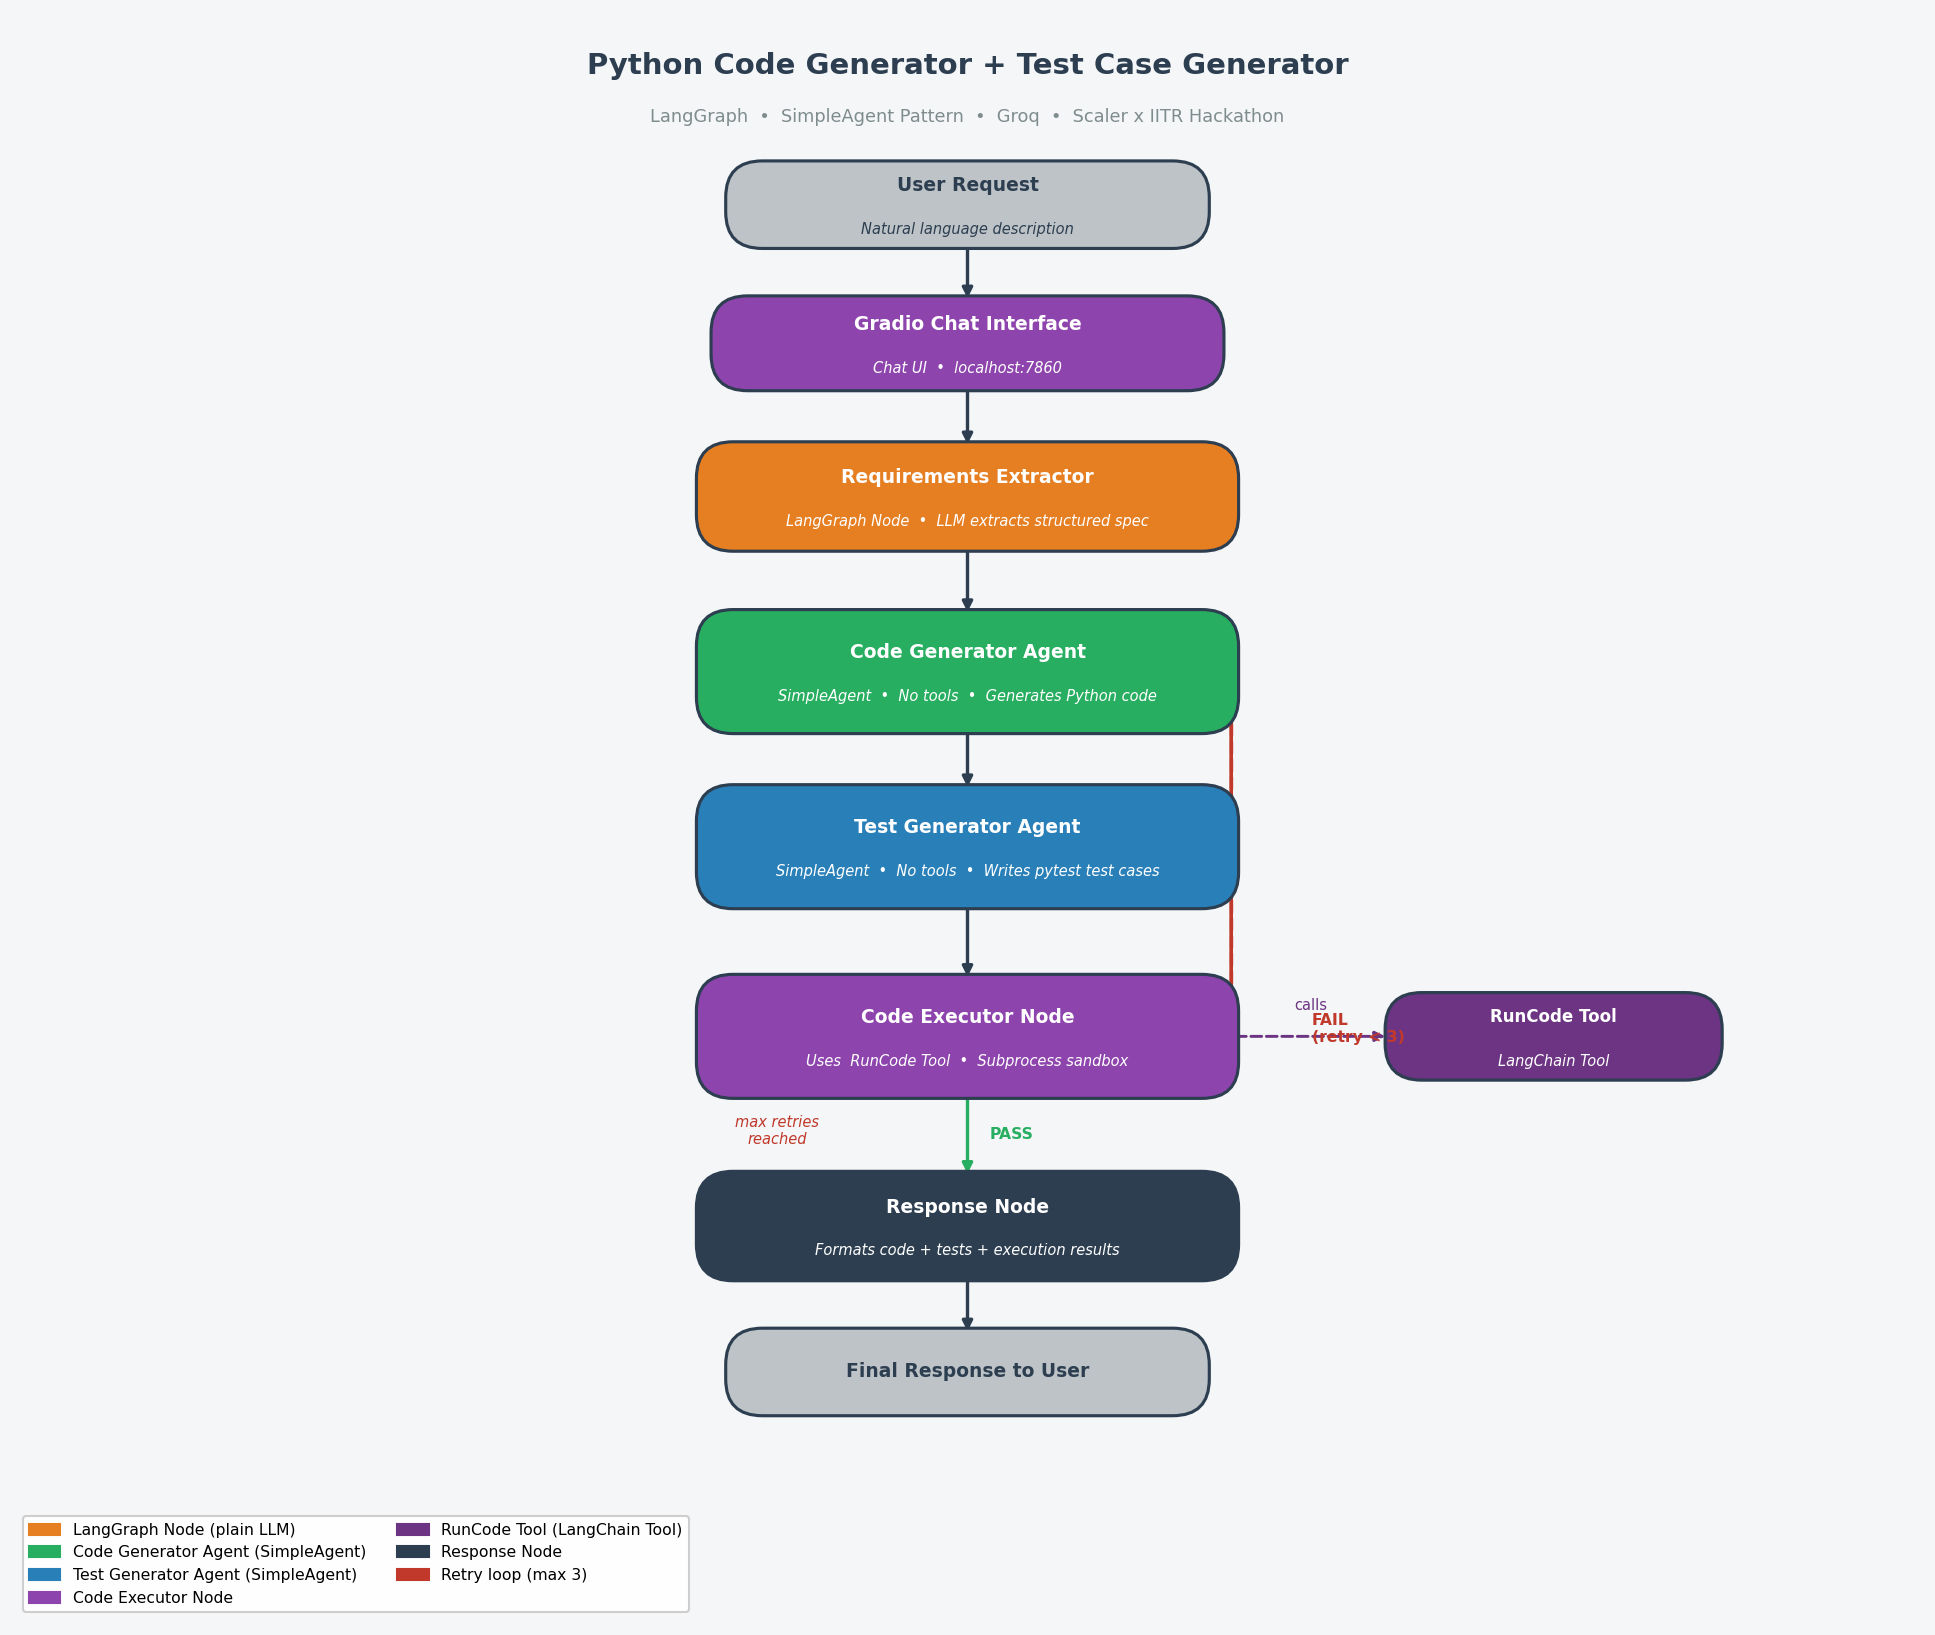

Reproduce this figure in Python.
"""
Flow Diagram — Python Code Generator + Test Case Generator
Architecture: LangGraph + Groq (SimpleAgent pattern)
Run: python3 flow_diagram.py  →  saves flow_diagram.png
"""

import subprocess, sys

try:
    import matplotlib.pyplot as plt
    import matplotlib.patches as mpatches
    from matplotlib.patches import FancyBboxPatch
except ImportError:
    subprocess.check_call([sys.executable, "-m", "pip", "install", "-q", "matplotlib"])
    import matplotlib.pyplot as plt
    import matplotlib.patches as mpatches
    from matplotlib.patches import FancyBboxPatch


# ── Helpers ───────────────────────────────────────────────────────────────────

def draw_box(ax, x, y, w, h, label, sublabel="", color="#4A90D9",
             text_color="white", radius=0.25, fontsize=9):
    box = FancyBboxPatch(
        (x - w / 2, y - h / 2), w, h,
        boxstyle=f"round,pad=0.05,rounding_size={radius}",
        facecolor=color, edgecolor="#2C3E50", linewidth=1.5, zorder=3,
    )
    ax.add_patch(box)
    offset = 0.13 if sublabel else 0
    ax.text(x, y + offset, label, ha="center", va="center",
            fontsize=fontsize, fontweight="bold", color=text_color, zorder=4)
    if sublabel:
        ax.text(x, y - 0.17, sublabel, ha="center", va="center",
                fontsize=7, color=text_color, zorder=4, style="italic")


def straight_arrow(ax, x1, y1, x2, y2, label="", label_dx=0.12,
                   color="#2C3E50", lw=1.6):
    ax.annotate("", xy=(x2, y2), xytext=(x1, y1),
                arrowprops=dict(arrowstyle="-|>", color=color, lw=lw), zorder=2)
    if label:
        ax.text((x1 + x2) / 2 + label_dx, (y1 + y2) / 2,
                label, fontsize=7.5, color=color, fontweight="bold",
                va="center", zorder=5)


def curved_arrow(ax, x1, y1, x2, y2, label="", rad=0.35,
                 color="#C0392B", lw=1.6, label_offset=(0, 0)):
    ax.annotate("", xy=(x2, y2), xytext=(x1, y1),
                arrowprops=dict(arrowstyle="-|>", color=color, lw=lw,
                                connectionstyle=f"arc3,rad={rad}"), zorder=2)
    if label:
        ax.text((x1 + x2) / 2 + label_offset[0],
                (y1 + y2) / 2 + label_offset[1],
                label, fontsize=7.5, color=color, fontweight="bold",
                va="center", zorder=5)


# ── Canvas ────────────────────────────────────────────────────────────────────

fig, ax = plt.subplots(figsize=(13, 11))
ax.set_xlim(0, 13)
ax.set_ylim(0, 11)
ax.axis("off")
ax.set_facecolor("#F4F6F8")
fig.patch.set_facecolor("#F4F6F8")

# Title
ax.text(6.5, 10.65, "Python Code Generator + Test Case Generator",
        ha="center", va="center", fontsize=14, fontweight="bold", color="#2C3E50")
ax.text(6.5, 10.3, "LangGraph  •  SimpleAgent Pattern  •  Groq  •  Scaler x IITR Hackathon",
        ha="center", va="center", fontsize=8.5, color="#7F8C8D")

# ── Nodes (top → bottom, centred at x=6.5) ───────────────────────────────────

# 1. User
draw_box(ax, 6.5, 9.7, 3.2, 0.5, "User Request",
         sublabel="Natural language description", color="#BDC3C7", text_color="#2C3E50")

# 2. Gradio
draw_box(ax, 6.5, 8.75, 3.4, 0.55, "Gradio Chat Interface",
         sublabel="Chat UI  •  localhost:7860", color="#8E44AD")

# 3. Requirements Extractor  (LangGraph node — plain LLM call)
draw_box(ax, 6.5, 7.7, 3.6, 0.65, "Requirements Extractor",
         sublabel="LangGraph Node  •  LLM extracts structured spec", color="#E67E22")

# 4. Code Generator Agent  (SimpleAgent)
draw_box(ax, 6.5, 6.5, 3.6, 0.75, "Code Generator Agent",
         sublabel="SimpleAgent  •  No tools  •  Generates Python code", color="#27AE60")

# 5. Test Generator Agent  (SimpleAgent)
draw_box(ax, 6.5, 5.3, 3.6, 0.75, "Test Generator Agent",
         sublabel="SimpleAgent  •  No tools  •  Writes pytest test cases", color="#2980B9")

# 6. Code Executor  (LangGraph node using RunCode Tool)
draw_box(ax, 6.5, 4.0, 3.6, 0.75, "Code Executor Node",
         sublabel="Uses  RunCode Tool  •  Subprocess sandbox", color="#8E44AD")

# RunCode Tool badge (small box hanging off the executor)
draw_box(ax, 10.5, 4.0, 2.2, 0.5, "RunCode Tool",
         sublabel="LangChain Tool", color="#6C3483", fontsize=8)

# 7. Response Node
draw_box(ax, 6.5, 2.7, 3.6, 0.65, "Response Node",
         sublabel="Formats code + tests + execution results", color="#2C3E50")

# 8. Final output
draw_box(ax, 6.5, 1.7, 3.2, 0.5, "Final Response to User",
         color="#BDC3C7", text_color="#2C3E50")

# ── Arrows ────────────────────────────────────────────────────────────────────

straight_arrow(ax, 6.5, 9.45, 6.5, 9.03)              # user → gradio
straight_arrow(ax, 6.5, 8.48, 6.5, 8.03)              # gradio → requirements
straight_arrow(ax, 6.5, 7.37, 6.5, 6.88)              # requirements → code gen
straight_arrow(ax, 6.5, 6.12, 6.5, 5.68)              # code gen → test gen
straight_arrow(ax, 6.5, 4.93, 6.5, 4.38)              # test gen → executor
straight_arrow(ax, 6.5, 3.63, 6.5, 3.03,              # executor → response (PASS)
               label="PASS", label_dx=0.15, color="#27AE60")
straight_arrow(ax, 6.5, 2.37, 6.5, 1.95)              # response → final output

# RunCode Tool connector (dashed line from executor to tool badge)
ax.annotate("", xy=(9.38, 4.0), xytext=(8.3, 4.0),
            arrowprops=dict(arrowstyle="-|>", color="#6C3483", lw=1.4,
                            linestyle="dashed"), zorder=2)
ax.text(8.84, 4.18, "calls", fontsize=7, color="#6C3483", ha="center", zorder=5)

# Retry loop: executor → code gen (FAIL, curved, right side)
curved_arrow(ax, 8.3, 4.0, 8.3, 6.5,
             label="FAIL\n(retry < 3)", rad=-0.0,
             color="#C0392B", label_offset=(0.55, -1.2))

# vertical line on right side for retry
ax.plot([8.3, 8.3], [4.0, 6.5], color="#C0392B", lw=1.6, zorder=1, linestyle="--")
ax.annotate("", xy=(8.3, 6.5), xytext=(8.3, 4.0),
            arrowprops=dict(arrowstyle="-|>", color="#C0392B", lw=1.6), zorder=2)

# Max retries label on executor → response path
ax.text(5.2, 3.35, "max retries\nreached", fontsize=7, color="#C0392B",
        ha="center", va="center", style="italic", zorder=5)

# ── Legend ────────────────────────────────────────────────────────────────────

legend_items = [
    mpatches.Patch(color="#E67E22", label="LangGraph Node (plain LLM)"),
    mpatches.Patch(color="#27AE60", label="Code Generator Agent (SimpleAgent)"),
    mpatches.Patch(color="#2980B9", label="Test Generator Agent (SimpleAgent)"),
    mpatches.Patch(color="#8E44AD", label="Code Executor Node"),
    mpatches.Patch(color="#6C3483", label="RunCode Tool (LangChain Tool)"),
    mpatches.Patch(color="#2C3E50", label="Response Node"),
    mpatches.Patch(color="#C0392B", label="Retry loop (max 3)"),
]
ax.legend(handles=legend_items, loc="lower left", fontsize=7.5,
          framealpha=0.95, ncol=2, bbox_to_anchor=(0.0, 0.0))

plt.tight_layout()
plt.savefig("flow_diagram.png", dpi=150, bbox_inches="tight", facecolor="#F4F6F8")
print("Saved: flow_diagram.png")
plt.show()
